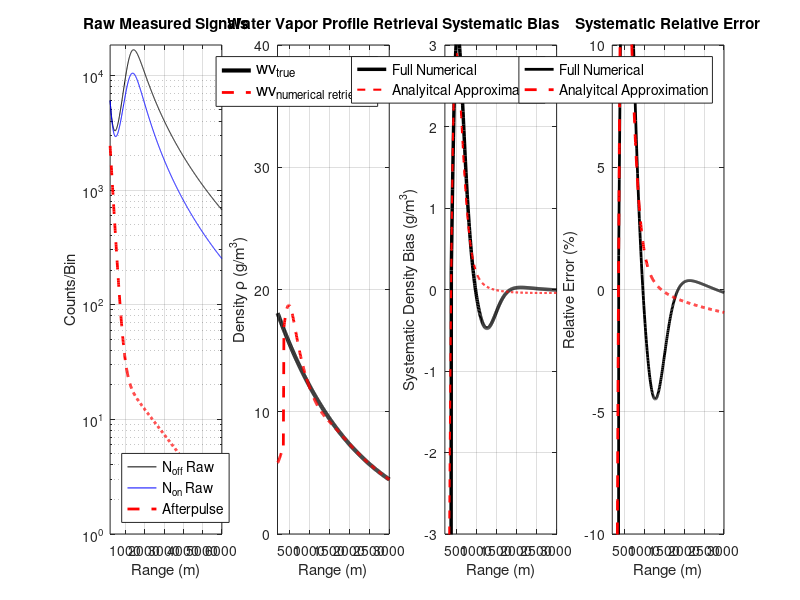

Write the MATLAB code that produced this figure.
%% MicroPulse DIAL Afterpulse Error Simulation 

clear; close all; 

%% Initialization and Unit Conversion

% System Parameters
tau_pulse = 200e-9;         % Pulse width (s)
R_start = 200;              % Start range for retrieval (m)
R_end = 6000;               % End range for retrieval (m)
dR = 7.5;                   % Range resolution (m/bin)
P_laser = 50e-3;            % Avg laser power (W) 
sigma_on_cm2 =0.5e-23;    % Online cross-section (cm^2/molecule)
sigma_off_cm2 = 7.0e-25;    % Offline cross-section (cm^2/molecule)

% Detector Afterpulse Parameters
N_dark = 5;                 % Constant Dark Count Rate (counts/bin)
lambda_AP_1 = 150;             % Afterpulse decay length 1 (m)
lambda_AP_2 = 2000;           % Afterpulse decay length 2 (m)
A_1 = 1;                     % Scaling factor for short decay component
A_2 = 1/80;                  % Scaling factor for long decay component
AP_fraction = 4e-15;         % Afterpulse peak as fraction of C_sys
C_sys_scale = 0.4e18;          % Scales the counts/bin to something reasonable

% Define smoothing window (150 m / 7.5 m/bin = 20 bins)
M = 40; 

% Geometric Overlap Parameters
R_full_overlap = 1250;       % Range at which O(R) approaches 1 (m)
R_sigmoid_width = 175;

% Simple Atmosphere Parameters 
wv_mass_surf = 20;        % Water Vapor Density Profile
wv_mass_true = @(R) wv_mass_surf .* exp(-R/2000); % Mass density profile (g/m^3)
alpha_non_abs = 1e-8;     % Total aerosol and molecular (non-absorbing) extinction (m^-1)
beta_a = 1e-7;            % general backscatter coefficient (m^-1 sr^-1)
beta_R = @(R) beta_a.* exp(-R/8000); % backscatter profile (m^-1 sr^-1)

% Constants and conversions
c = 3e8;                    % Speed of light (m/s)
M_H2O = 18.015;             % Molar mass of water (g/mol)
N_A = 6.022e23;             % Avogadro's number (molecules/mol)
sigma_on = sigma_on_cm2 * 1e-4;    
sigma_off = sigma_off_cm2 * 1e-4;  
GM_to_NUM = N_A / M_H2O;    % (g/m^3) -> (molecules/m^3)
K_on = sigma_on * GM_to_NUM;
K_off = sigma_off * GM_to_NUM;
K_delta = K_on - K_off;      % Differential Absorption Factor

% Range Vector
R = (R_start : dR : R_end)';
N_bins = length(R);

% Midpoint range vector for plotting (N_bins - 1 length)
R_plot = R(1:end-1) + dR/2;

%% Lidar Forward Model 

% System Constant
C_sys = (P_laser * c * tau_pulse / 2) * C_sys_scale; 

% Geometric Overlap Function 
O_R_model = 1 ./ (1 + exp(-(R - R_full_overlap) / R_sigmoid_width));
O_R_model(R < R_start) = 0; % Ensure 0 until the start of the retrieval
O_R = O_R_model;
% figure(2)
%   semilogy(R, O_R)


% Extinction and Optical Depth
alpha_off = alpha_non_abs + K_off * wv_mass_true(R);
alpha_on = alpha_non_abs + K_on * wv_mass_true(R);
OD_off = cumsum( alpha_off * dR );
OD_on = cumsum( alpha_on * dR );

% True number online and offline counts
N_on_true = C_sys * (1./R.^2) .* O_R .* beta_R(R) .* exp(-2 * OD_on);
N_off_true = C_sys * (1./R.^2) .* O_R .* beta_R(R) .* exp(-2 * OD_off);

% Calculate the derivative of the true signal for the analytical error model
dNoff_dR = gradient(N_off_true, dR);

%% Detector Contamination Model
N_AP_peak = C_sys * AP_fraction;

% Bi-exponential afterpulse function
N_AP_decay = N_AP_peak * (A_1*exp(-(R - R_start)/lambda_AP_1)+ (A_2*exp(-(R - R_start) / lambda_AP_2)));
N_AP_total = N_AP_decay + N_dark;

% Contaminated signal profiles
N_off_raw = N_off_true + N_AP_decay;
N_on_raw = N_on_true + N_AP_decay;

%% Full Numerical Retrieval of contaminated signals
% *** Applying 150 m (20 bin) smoothing for numerical stability ***



% Apply moving average filter to the raw signals
N_off_raw_smooth = movmean(N_off_raw, M);
N_on_raw_smooth = movmean(N_on_raw, M);

% Calculate the contaminated log ratio (using smoothed signals)
Log_Ratio_Raw = log(N_off_raw_smooth ./ N_on_raw_smooth);

% Calculate the derivative (slope) using the finite difference method
dLogRatio_dR_Raw = gradient(Log_Ratio_Raw, dR);

% Apply the DIAL equation to get the full retrieval
rho_retrieved_full = (1 / (2 * K_delta)) * dLogRatio_dR_Raw;

% Set Primary retrieval to the full result
rho_retrieved = rho_retrieved_full;

%% Analytical Error Calculation 
% This recalculates the analytical error term (rho_error_analytical) for comparison

% Term inside the derivative: N_AP * ( 1/N_off_true - 1/N_on_true )
Difference_Term = N_AP_decay .* (1 ./ N_off_true - 1 ./ N_on_true);

% Calculate the derivative of this term using gradient (numerical derivative)
dDifferenceTerm_dR = gradient(Difference_Term, dR);

% Apply the DIAL factor: -1/(2 * K_delta)
rho_error_analytical_full_R = (1 / (2 * K_delta)) * dDifferenceTerm_dR;


%% Error Comparison and Plotting Setup
% True Water Vapor at plotting points
rho_true_plot = wv_mass_true(R_plot);
rho_retrieved_plot = rho_retrieved(1:end-1);
rho_error_analytical = rho_error_analytical_full_R(1:end-1);

% True Systematic Error (Result of Full Retrieval - True Profile) 
rho_error_true = rho_retrieved_plot - rho_true_plot;

% Error of the Analytical Approximation Relative to the True Signal 
Analytical_Relative_Error = 100 * (rho_error_analytical) ./ rho_true_plot;

% % Calculate and Clamp Total Relative Error 
Relative_Error = 100 * (rho_retrieved_plot - rho_true_plot) ./ rho_true_plot;
% max_err = 500;
% Relative_Error(Relative_Error > max_err) = max_err;
% Relative_Error(Relative_Error < -max_err) = -max_err;

% Calculate Water Vapor Optical Depth
R_4km_idx = find(R >= 4000, 1, 'first');
WV_OD_4km = (OD_on(R_4km_idx) - OD_off(R_4km_idx)) % one-way WV OD
disp('should be close to 1 for optimal profile retrievals');
disp('-------------------------------------------------------------------');


%% Plotting Results 
figure('Position', [100, 100, 1400, 450]);

% Raw Measured Signals 
subplot(1, 4, 1);
semilogy(R, N_off_raw, 'k-', 'DisplayName', 'N_{off} Raw'); hold on;
semilogy(R, N_on_raw, 'b-', 'DisplayName', 'N_{on} Raw');
%semilogy(R, N_AP_total, 'g--', 'LineWidth', 2, 'DisplayName', 'Afterpulse+Dark');
semilogy(R, N_AP_decay, 'r--', 'LineWidth', 2, 'DisplayName', 'Afterpulse');
title('Raw Measured Signals');
xlabel('Range (m)');
ylabel('Counts/Bin');
legend('Location', 'southwest','FontSize', 10);
xlim([R_start, R_end]);
ylim([1, max(N_off_raw)*1.1]);
grid on;

% True vs. Retrieved Water Vapor Density
subplot(1, 4, 2);
plot(R_plot, rho_true_plot, 'k-', 'LineWidth', 3, 'DisplayName', 'wv_{true}'); hold on;
plot(R_plot, rho_retrieved_plot, 'r--', 'LineWidth', 2, 'DisplayName', 'wv_{numerical retrieval}');
title('Water Vapor Profile Retrieval');
xlabel('Range (m)');
ylabel('Density \rho (g/m^3)');
legend('Location', 'northeast','FontSize', 12);
ylim([0, wv_mass_surf * 2]);
xlim([R_start, R_end/2]);
grid on;

% Systematic density bias 
subplot(1, 4, 3);
plot(R_plot, rho_error_true,'k-', 'LineWidth', 2.5, 'DisplayName', 'Full Numerical' );
hold on
plot(R_plot, rho_error_analytical,'r--', 'LineWidth', 1.5, 'DisplayName', 'Analyitcal Approximation' );
%plot([R_start, R_end], [0, 0], 'k:', 'LineWidth', 1);
title('Systematic Bias');
xlabel('Range (m)');
ylabel('Systematic Density Bias (g/m^3)');
legend('Location','northeast','FontSize', 10);
ylim([-3, 3]);
xlim([R_start, R_end/2]);
grid on

% Systematic Relative Error 
 subplot(1, 4, 4);
 plot(R_plot, Relative_Error, 'k-', 'LineWidth', 2, 'DisplayName', 'Full Numerical' );
 hold on;
 plot(R_plot, Analytical_Relative_Error, 'r--', 'LineWidth', 2, 'DisplayName', 'Analyitcal Approximation' );
% plot([R_start, R_end], [0, 0], 'k--');
 title('Systematic Relative Error');
 xlabel('Range (m)');
 ylabel('Relative Error (%)');
 legend('Location','northeast','FontSize', 10);
 ylim([-10, 10]);
 xlim([R_start, R_end/2]);
 grid on;



% figure('Position', [100, 100, 1000, 600]);
% 
% % Raw Measured Signals 
% semilogy(R, N_off_raw, 'k-', 'DisplayName', 'N_{off} Raw'); hold on;
% semilogy(R, N_on_raw, 'b-', 'DisplayName', 'N_{on} Raw');
% %semilogy(R, N_AP_total, 'r--', 'LineWidth', 2, 'DisplayName', 'Afterpulse+Dark');
% semilogy(R, N_AP_decay, 'r--', 'LineWidth', 2, 'DisplayName', 'Afterpulse');
% title('Raw Measured Signals');
% xlabel('Range (m)');
% ylabel('Counts/Bin');
% legend('Location', 'southwest','FontSize', 10);
% xlim([R_start, R_end]);
% ylim([1, max(N_off_raw)*1.1]);
% grid on;